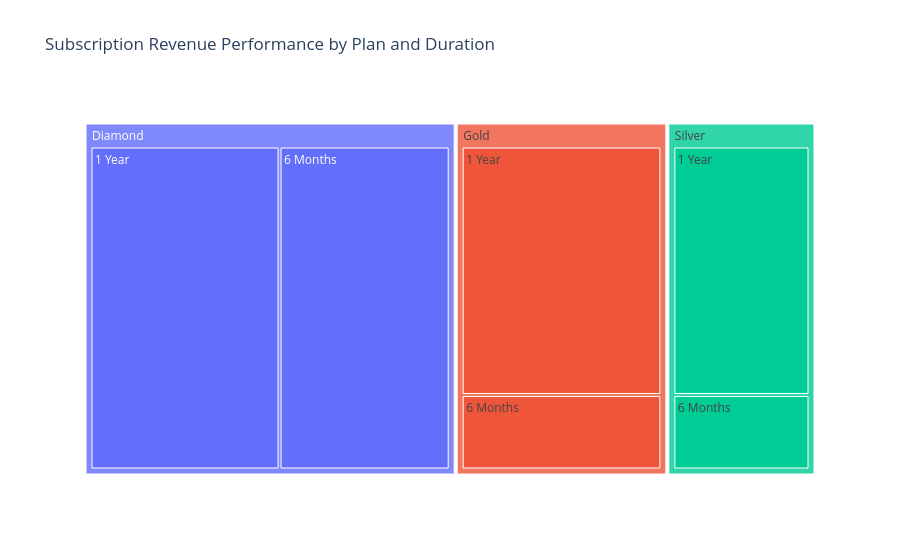

Notebook code cell kept with this figure:
### Code cell
fig = px.treemap(q5, 
                 path=['Plan_name', 'Duration'], 
                 values='Price',
                 title='Subscription Revenue Performance by Plan and Duration',
                 template='plotly_white')

fig.show()

### Figure 1 — Plotly figure (JSON) as saved in the notebook; plotly's stock layout.template omitted (floating-point values rounded to 4 significant figures)
{"data": [{"branchvalues": "total", "domain": {"x": [0, 1], "y": [0, 1]}, "hovertemplate": "labels=%{label}<br>Price=%{value}<br>parent=%{parent}<br>id=%{id}<extra></extra>", "ids": ["Diamond/1 Year", "Diamond/6 Months", "Gold/1 Year", "Gold/6 Months", "Silver/1 Year", "Silver/6 Months", "Diamond", "Gold", "Silver"], "labels": ["1 Year", "6 Months", "1 Year", "6 Months", "1 Year", "6 Months", "Diamond", "Gold", "Silver"], "name": "", "parents": ["Diamond", "Diamond", "Gold", "Gold", "Silver", "Silver", "", "", ""], "type": "treemap", "values": [28800.0, 25920.0, 24000.0, 7200.0, 16800.0, 5040.0, 54720.0, 31200.0, 21840.0]}], "layout": {"legend": {"tracegroupgap": 0}, "title": {"text": "Subscription Revenue Performance by Plan and Duration"}}}
